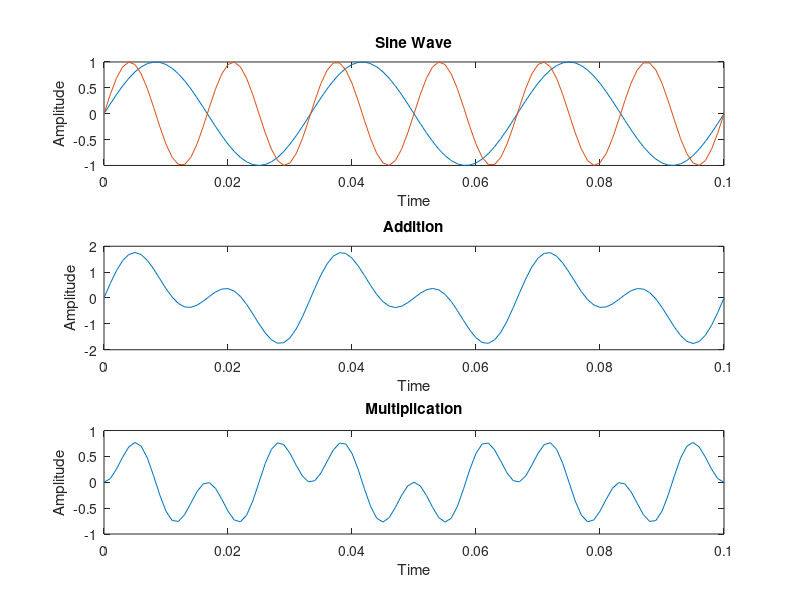
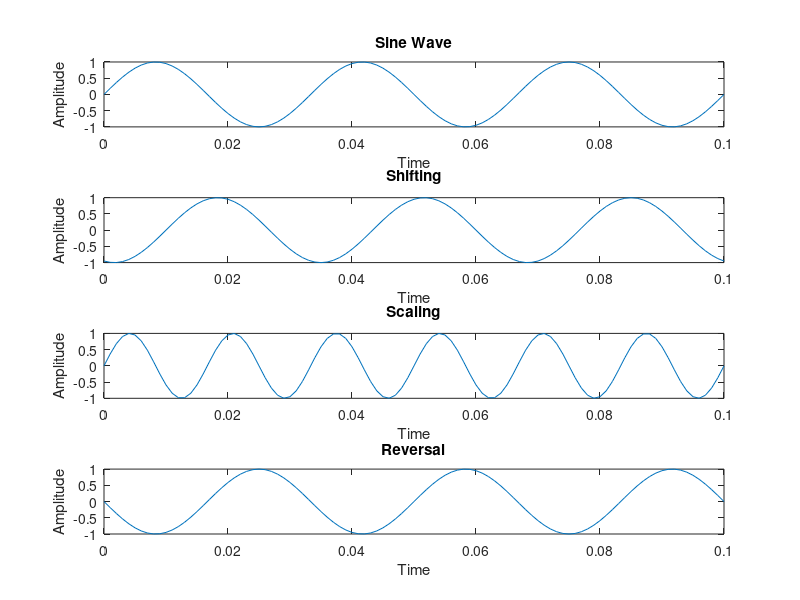
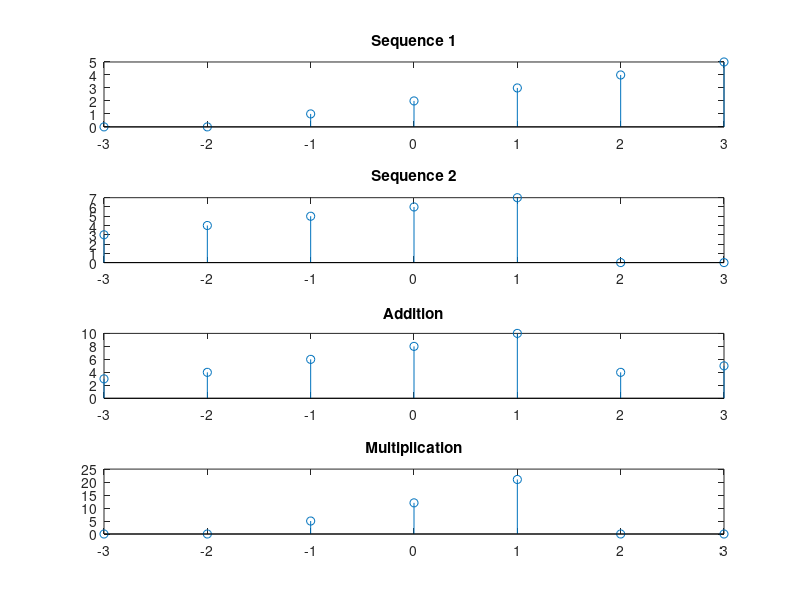
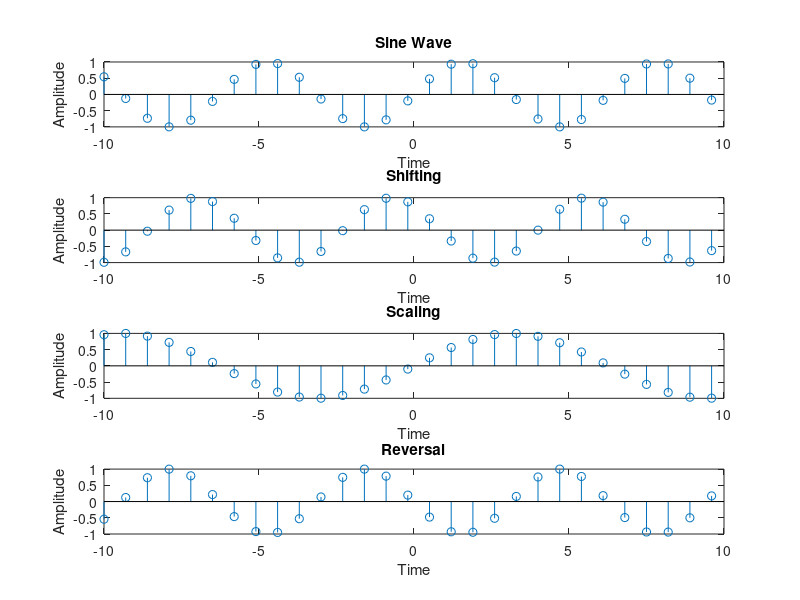

Write the MATLAB code that produced these figures, in order.
%% Operations on Signals(1)
%%
clc;
clear all;
close all;
%%
t = 0:1/1000:0.1;
Freq1 = 30;
Time1 = 1/Freq1;
Amp1 = 1;

Freq2 = 60;
Time2 = 1/Freq2;
Amp2 = 1;

Signal1 = Amp1 * sin(2*pi*Freq1*t);
Signal2 = Amp2 * sin(2*pi*Freq2*t);

Add = Signal1 + Signal2;
Mul = Signal1 .* Signal2;

subplot(311)
plot(t,Signal1);
hold on;
plot(t,Signal2);

title('Sine Wave');
xlabel('Time');
ylabel('Amplitude');

subplot(312)
plot(t,Add);

title('Addition');
xlabel('Time');
ylabel('Amplitude');

subplot(313)
plot(t,Mul);

title('Multiplication');
xlabel('Time');
ylabel('Amplitude');

%% Time Scaling,Shifting and Reversal of Sine Wave
t = 0:1/1000:0.1;
Freq1 =30;
Time1 = 1/Freq1;
Amp = 1;

figure()
subplot(411)
Signal1 = Amp * sin(2*pi*Freq1*t);
plot(t,Signal1)
title('Sine Wave');
xlabel('Time');
ylabel('Amplitude');

x1 = 1/100;

subplot(412)
Signal2 = Amp * sin(2*pi*Freq1*(t-x1));
plot(t,Signal2)
title('Shifting');
xlabel('Time');
ylabel('Amplitude');

subplot(413)
Signal3 = Amp * sin(2*pi*Freq1*(2*t));
plot(t,Signal3)
title('Scaling');
xlabel('Time');
ylabel('Amplitude');

subplot(414)
Signal4 = Amp * sin(2*pi*Freq1*(-t));
plot(t,Signal4)
title('Reversal');
xlabel('Time');
ylabel('Amplitude');

%% Add Two Sequences
x1 = [0,0,1,2,3,4,5];
x2 = [3,4,5,6,7,0,0];

n1 = -3:3;
figure()
subplot(411)
stem(n1,x1)
title('Sequence 1')

subplot(412)
stem(n1,x2)
title('Sequence 2')

Add = x1 + x2;
Mul = x1 .* x2;

subplot(413)
stem(n1,Add)
title('Addition')

subplot(414)
stem(n1,Mul)
title('Multiplication')

%% Scaling,Shifting,Reversal in Discrete Time
n1 = -10:0.7:10;
y1 = sin(n1);

figure()
subplot(411)
stem(n1,y1)
title('Sine Wave');
xlabel('Time');
ylabel('Amplitude');

subplot(412)
y2 = sin(n1-4);
stem(n1,y2)
title('Shifting');
xlabel('Time');
ylabel('Amplitude');

subplot(413)
y3 = sin(n1/2);
stem(n1,y3)
title('Scaling');
xlabel('Time');
ylabel('Amplitude');

subplot(414)
y4 = -y1;
stem(n1,y4)
title('Reversal');
xlabel('Time');
ylabel('Amplitude');

%% Even & Odd Components
n = -5:5;
seq1 = [0,0,0,0,0,1,1,1,1,1,1];
seq2 = [1,1,1,1,1,1,0,0,0,0,0]; 

figure()
subplot(411)
stem(n,seq1)
title('Sequence1')

subplot(412)
stem(n,seq2)
title('Sequence2')

xe = (seq1 + seq2)/2;
xo = (seq1 - seq2)/2;

subplot(413)
stem(n,xe)
title('Even Part')

subplot(414)
stem(n,xo)
 title('Odd Part')